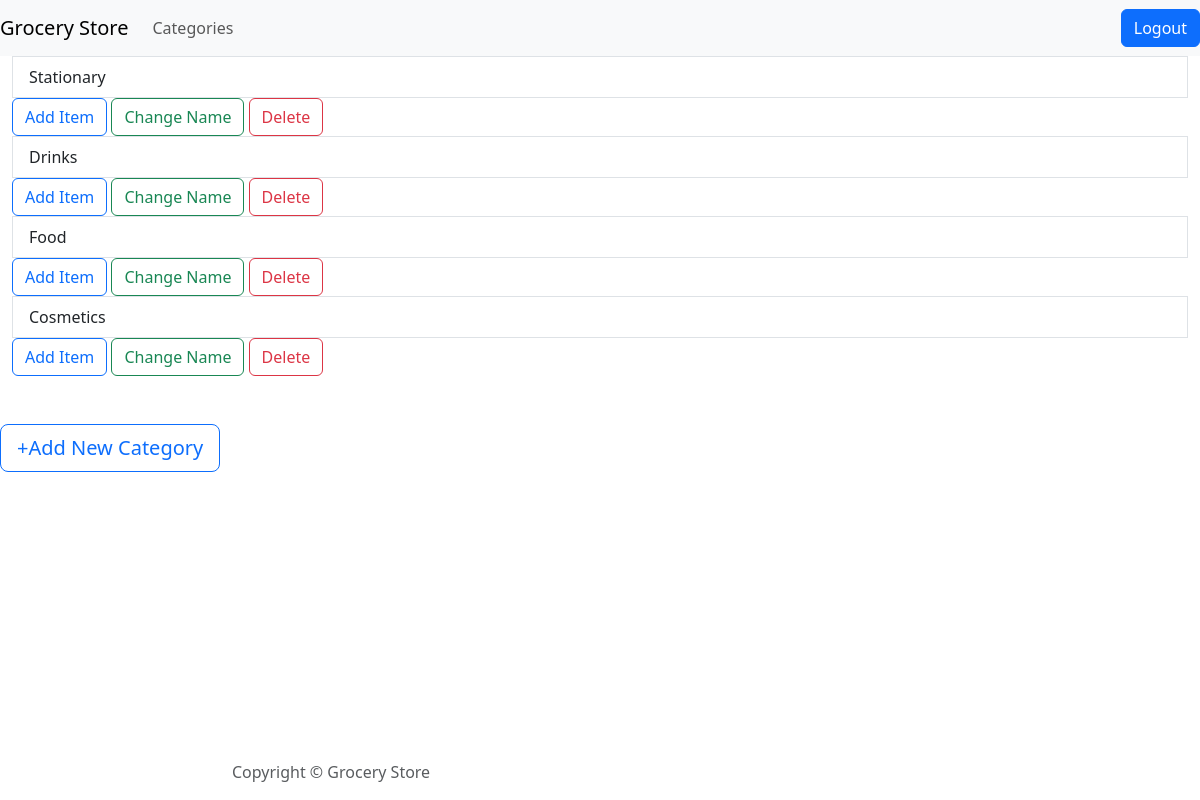
The page /aview (signed in) on the database its author committed.
### dbmodel.py (models this page shows)
class Category(db.Model):
    cid = db.Column(db.Integer, primary_key=True, nullable=False)
    name = db.Column(db.String(30), nullable=False)
    pro= db.relationship('Product', backref ="cat", cascade='all, delete-orphan')

### app.py (the view)
@app.route("/aview")
def aview():
    if ('admin' in session and session['admin'] == params['admin_user']):
        categories=Category.query.all()
        return render_template('aview.html', categories=categories)

### templates/aview.html (shortened to what this page needs)
{% extends "layout.html" %}
{% block body %}
<div class="list-group">
    {% for category in categories %}
        <div class="container-fluid">
            <a href="/aview/{{category.cid}}" class="list-group-item list-group-item-action">{{category.name}}</a>
            <a href="/additem/{{category.cid}}"><button type="button" class="btn btn-outline-primary">Add Item</button></a>
            <a href="/changecname/{{category.cid}}"><button type="button" class="btn btn-outline-success">Change Name</button></a>
            <a href="/deletecat/{{category.cid}}"><button type="button" class="btn btn-outline-danger" onclick="confirmDelete(event, this,'{{category.name}}','{{category.cid}}')">Delete</button></a>
        </div>
    {% endfor %}
</div>
<br><br>
<a href="/addcat"><button type="button" class="btn btn-outline-primary btn-lg">+Add New Category</button></a>
{% endblock %}

### rows shown on the page
Category: name "Stationary"
Category: name "Drinks"
Category: name "Food"
Category: name "Cosmetics"
